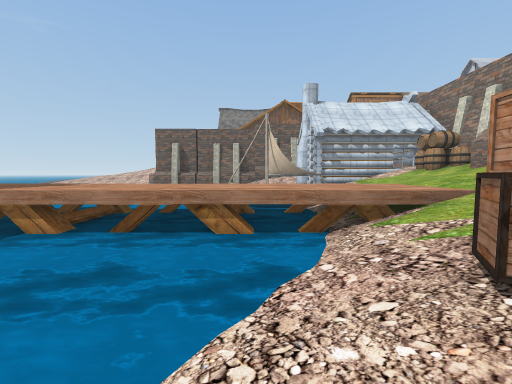
View 1 (above)

15 first-person views from a walk through a 3-D level made in the Unity game engine. The camera is 1.4 m above the floor, tilts 4° down and sees 90° across. The floor is counted in squares, 2 m on a side. Each view is taken from the middle of a square. On the plan, view 1 faces up. The plan holds only what a view shows up to about 9 squares ahead; the rest is blank. The place goes on beyond the plan. The player is left out. Some animated figures are left out. Door leaves are left out, so doorways stand open. Some surface patterns are stand-ins.

View 2
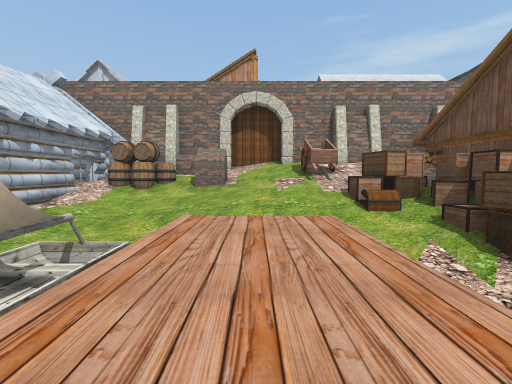

View 3
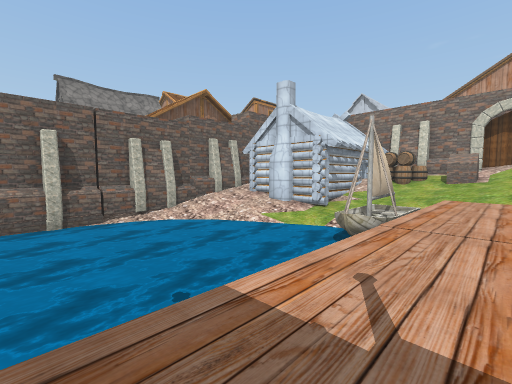

View 4
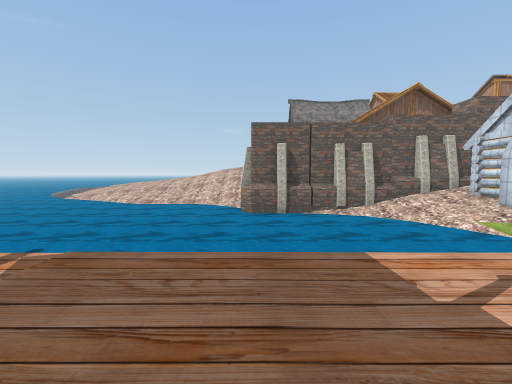

View 5
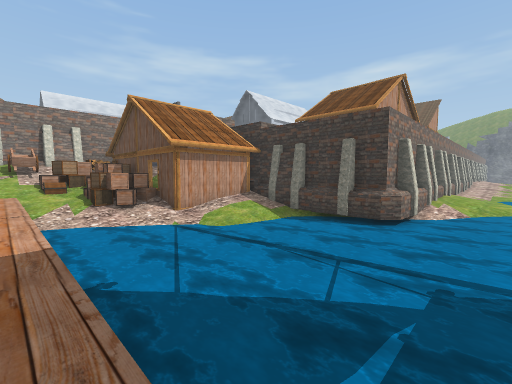

View 6
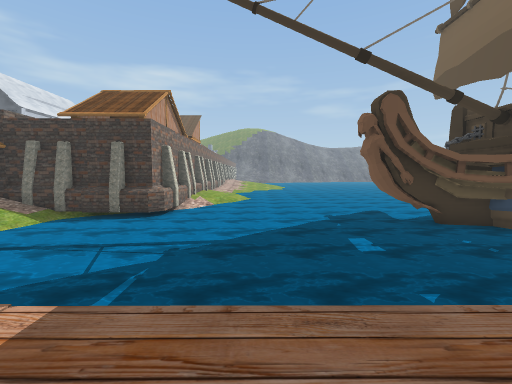

View 7
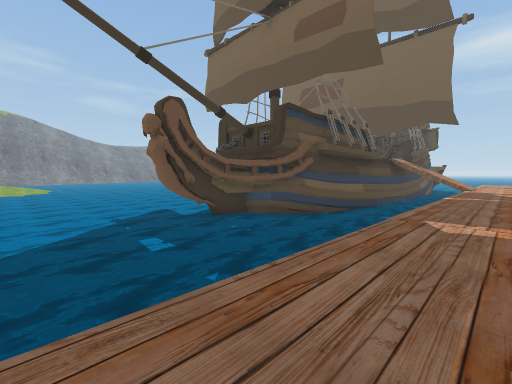

View 8
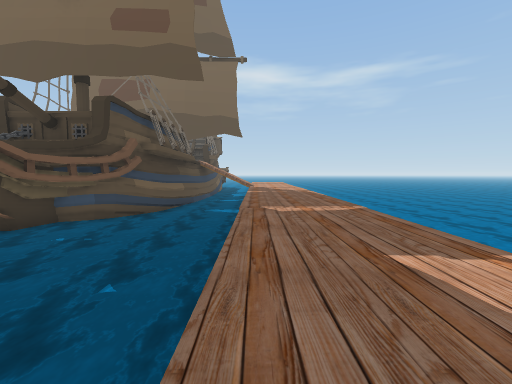

View 9
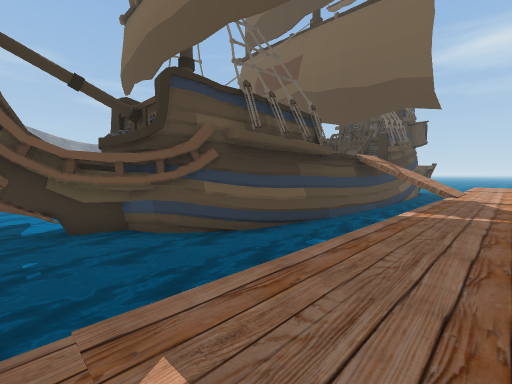

View 10
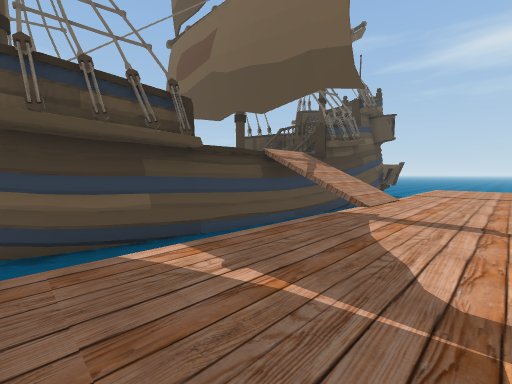

View 11
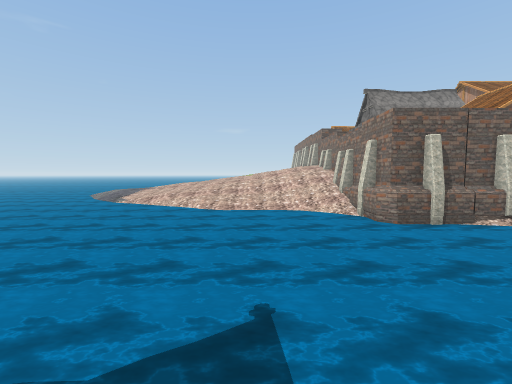

View 12
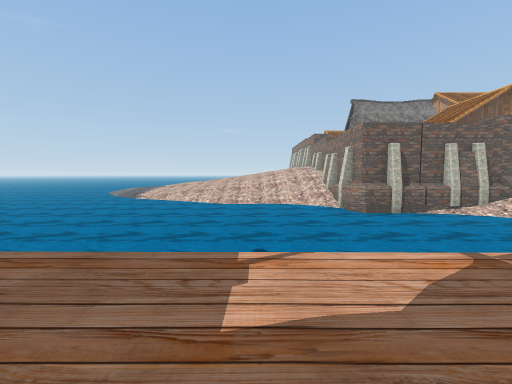

View 13
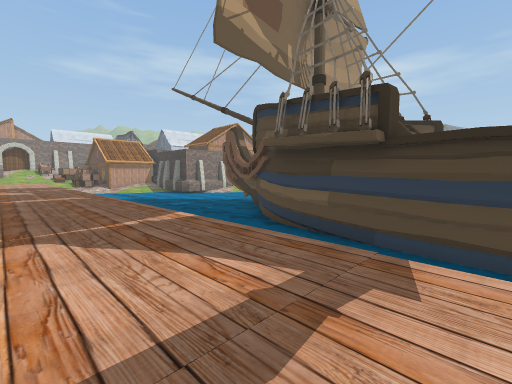

View 14
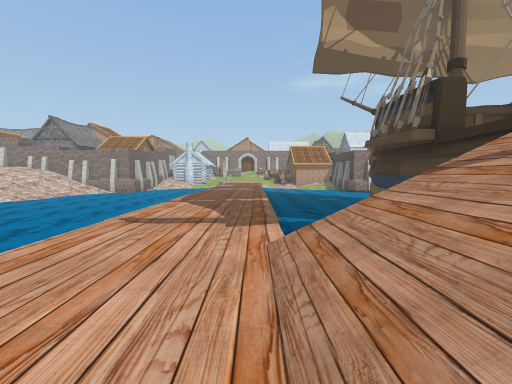

View 15
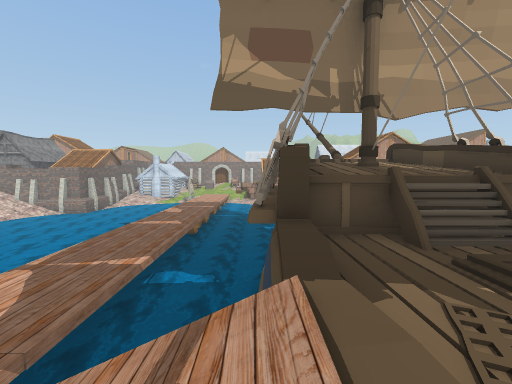

### Floor plan
Key: @ floor where view 1 was taken; # wall or solid block; . main floor; : floor 1.25 m higher than the main floor; - floor 1.5 m lower than the main floor; / step, stairs or slope; ~ water the walk can cross; ≈ water the walk keeps out of; ^ raised ledge; v drop or lower ground; O other object.
Columns run from 28 left of view 1 to 8 right of it. Each row starts with its distance up from view 1.
 15           ≈≈≈≈≈≈≈≈≈≈≈≈##
 14            ≈≈≈≈≈≈≈≈≈≈≈≈#
 13           ≈≈≈≈≈≈≈≈≈≈≈≈≈#####^##
 12            ≈≈≈≈≈≈≈≈≈≈≈≈≈≈~~///#
 11            ≈≈≈≈≈≈≈≈≈≈≈≈≈≈≈≈~//#
 10           ≈≈≈≈≈≈≈≈≈≈≈≈≈≈≈≈≈≈~/#
  9          ≈≈≈≈≈≈≈≈≈≈≈≈≈≈≈≈≈≈≈~/######
  8         ≈≈≈≈≈≈≈≈≈≈≈≈≈≈≈≈≈≈≈≈O~///OO#
  7                       ≈≈≈≈≈≈OOO///O#
  6 ................................//O##
  5 ................................////#
  4  ....//.........................///##
  3     ≈// ≈≈≈≈≈≈≈≈≈≈≈≈  ≈≈≈≈≈≈~///OOO#
  2     ≈//≈≈≈≈≈≈≈≈≈≈≈≈≈≈≈≈≈≈≈≈~~/O/OOO#
  1     v//vv#≈≈≈≈≈≈≈≈≈≈≈≈≈≈≈≈~~//OOO:O#
  0       vvv#####≈≈≈≈≈≈≈≈≈≈≈≈~/@OOOOOO#
 -1        vv#   ###≈≈≈≈≈≈≈≈≈≈~//
 -2         vv    ###≈≈≈≈≈≈≈≈≈-//
 -3          #      ≈≈≈≈≈≈≈≈####/
 -4          #    ≈≈≈≈≈≈≈≈≈##  ##
 -5                ≈≈≈≈≈≈≈≈#
 -6                ≈≈ ≈≈≈≈≈#

Positions as (right, up) in squares from view 1, and headings:
1: (0, 0), facing up
2: (-1, 5), facing right
3: (-5, 5), facing up-right
4: (-5, 4), facing up
5: (-7, 4), facing down-right
6: (-8, 5), facing down
7: (-8, 5), facing down-left
8: (-7, 4), facing left
9: (-12, 5), facing down-left
10: (-16, 6), facing down-left
11: (-9, 6), facing up
12: (-9, 4), facing up
13: (-21, 6), facing down-right
14: (-24, 4), facing right
15: (-23, 1), facing right
